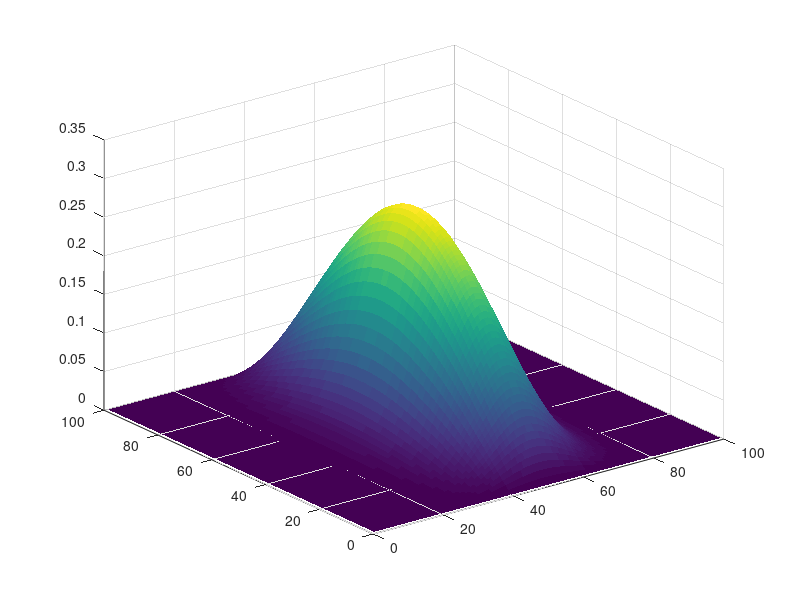

The MATLAB source for this figure:

%implicit adi method to solve the heat equation part for both equations.
%this method is brocken!!

%% load parameters.
Dn    = 0.1;
length = 3;
tend = 0.5;

dt = 0.005;
J = 100;
idx = 2:(J-1);

dx = length/J
dy = dx;
mu = Dn*(dt/(dx^2));

steps = floor(tend/dt)

%there are only cells at the center.
[x,y] = meshgrid(linspace(0,1,J));
N = 15*(x - x.^2).*(y-y.^2).*exp(-50 .*((x - 0.5).^2 + (y - 0.5).^2 ));

%N = 0.*x + 0.*y;
%N((J/2-10):(J/2+10),(J/2-10):(J/2+10)) = 1;
Nnew = N;

stepMat1 = toeplitz([(1 + 2*mu) -mu zeros(1,J-4)],...
             [(1 + 2*mu) -mu zeros(1,J-4)]);
stepMat2 = toeplitz([(1 - 2*mu) +mu zeros(1,J-4)],...
             [(1 - 2*mu) +mu zeros(1,J-4)]);
stepMat3 = toeplitz([(2*mu) -mu zeros(1,J-4)],...
             [(2*mu) -mu zeros(1,J-4)]);

%% start computations:
for t = 1:200
  for i = 2:(J-1)  
    %boundary condtiotions are always zero!
    Nnew(i,idx) = inv(stepMat1)*(stepMat2*N(idx,i));
    N(idx,i) = inv(stepMat1)*(Nnew(i,idx)' - stepMat3*N(idx,i));  
  end
    
end 
surf(N);shading('flat');